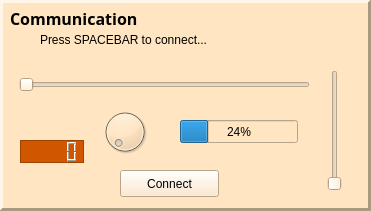
       <widget class="QFrame" name="frame_gameStatus_2">
        <property name="geometry">
         <rect>
          <x>750</x>
          <y>10</y>
          <width>371</width>
          <height>211</height>
         </rect>
        </property>
        <property name="styleSheet">
         <string notr="true">background-color: rgb(255, 229, 194);</string>
        </property>
        <property name="frameShape">
         <enum>QFrame::Panel</enum>
        </property>
        <property name="frameShadow">
         <enum>QFrame::Raised</enum>
        </property>
        <property name="lineWidth">
         <number>3</number>
        </property>
        <widget class="QLabel" name="label_10">
         <property name="geometry">
          <rect>
           <x>10</x>
           <y>10</y>
           <width>141</width>
           <height>17</height>
          </rect>
         </property>
         <property name="font">
          <font>
           <family>Courier 10 Pitch</family>
           <pointsize>12</pointsize>
           <weight>75</weight>
           <bold>true</bold>
          </font>
         </property>
         <property name="text">
          <string>Communication</string>
         </property>
        </widget>
        <widget class="QProgressBar" name="progressBar">
         <property name="geometry">
          <rect>
           <x>180</x>
           <y>120</y>
           <width>118</width>
           <height>23</height>
          </rect>
         </property>
         <property name="value">
          <number>24</number>
         </property>
        </widget>
        <widget class="QDial" name="dial">
         <property name="geometry">
          <rect>
           <x>100</x>
           <y>100</y>
           <width>50</width>
           <height>64</height>
          </rect>
         </property>
         <property name="maximum">
          <number>99</number>
         </property>
         <property name="orientation">
          <enum>Qt::Vertical</enum>
         </property>
        </widget>
        <widget class="QLCDNumber" name="lcdNumber">
         <property name="geometry">
          <rect>
           <x>20</x>
           <y>140</y>
           <width>64</width>
           <height>23</height>
          </rect>
         </property>
         <property name="styleSheet">
          <string notr="true">background-color: rgb(208, 86, 0);</string>
         </property>
         <property name="frameShape">
          <enum>QFrame::StyledPanel</enum>
         </property>
         <property name="frameShadow">
          <enum>QFrame::Sunken</enum>
         </property>
         <property name="lineWidth">
          <number>2</number>
         </property>
        </widget>
        <widget class="QSlider" name="horizontalSlider">
         <property name="geometry">
          <rect>
           <x>19</x>
           <y>70</y>
           <width>291</width>
           <height>29</height>
          </rect>
         </property>
         <property name="orientation">
          <enum>Qt::Horizontal</enum>
         </property>
        </widget>
        <widget class="QSlider" name="verticalSlider">
         <property name="geometry">
          <rect>
           <x>320</x>
           <y>70</y>
           <width>29</width>
           <height>121</height>
          </rect>
         </property>
         <property name="orientation">
          <enum>Qt::Vertical</enum>
         </property>
        </widget>
        <widget class="QPushButton" name="pushButton">
         <property name="geometry">
          <rect>
           <x>120</x>
           <y>170</y>
           <width>99</width>
           <height>27</height>
          </rect>
         </property>
         <property name="text">
          <string>Connect</string>
         </property>
        </widget>
        <widget class="QLabel" name="label">
         <property name="geometry">
          <rect>
           <x>40</x>
           <y>30</y>
           <width>321</width>
           <height>20</height>
          </rect>
         </property>
         <property name="text">
          <string>Press SPACEBAR to connect...</string>
         </property>
        </widget>
       </widget>
